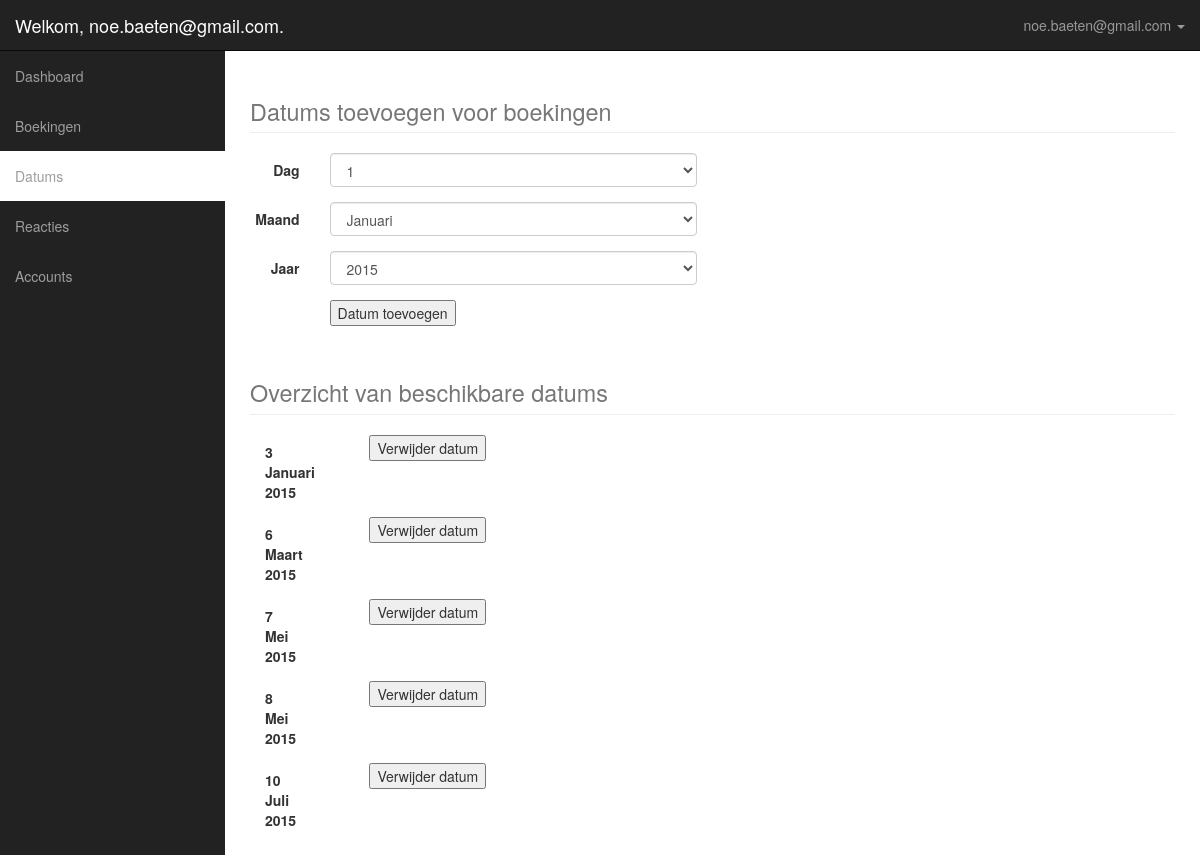
Page /adminDatums.php (signed in) on the committed database.
### tables this page shows
CREATE TABLE `tbldatums` (
`datumID` int(11) NOT NULL,
  `datumDag` varchar(250) NOT NULL,
  `datumMaand` varchar(250) NOT NULL,
  `datumJaar` varchar(250) NOT NULL
);

### classes/Datum.class.php (called while the page is built, shortened)
<?php
	class Datum
	{
		public function ShowDate()
		{
			$conn = Db::getInstance();
			$allDates = $conn->query("SELECT * FROM tbldatums");
			return $allDates;
		}
	}
?>

### adminDatums.php (the view, shortened to what this page needs)
<?php
	include_once("classes/Datum.class.php");
	$d = new Datum();
	$allDate = $d->ShowDate();
?>
<html>
<head>
    <link href="css/bootstrap.min.css" rel="stylesheet">
    <link href="css/sb-admin.css" rel="stylesheet">
</head>
<body>
	<div id="wrapper">
        <nav class="navbar navbar-inverse navbar-fixed-top" role="navigation">
            <div class="navbar-header">
                <a class="navbar-brand" href="index.html">Welkom, <?php echo $_SESSION["email"];?>.</a>
            </div>
            <ul class="nav navbar-right top-nav">
                <li class="dropdown">
                    <a href="#" class="dropdown-toggle" data-toggle="dropdown"><i class="fa fa-user"></i> <?php echo $_SESSION["email"] . " ";?> <b class="caret"></b></a>
                </li>
            </ul>
            <div class="collapse navbar-collapse navbar-ex1-collapse">
                <ul class="nav navbar-nav side-nav">
                    <li>
                        <a href="admindashboard.php"><i class="fa fa-fw fa-dashboard"></i> Dashboard</a>
                    </li>
                    <li>
                        <a href="adminboekingen.php"><i class="fa fa-fw fa-bar-chart-o"></i> Boekingen</a>
                    </li>
                    <li class="selected">
                        <a href="admindatums.php"><i class="fa fa-fw fa-edit"></i> Datums</a>
                    </li>
                    <li>
                        <a href="adminreacties.php"><i class="fa fa-fw fa-desktop"></i> Reacties</a>
                    </li>
                    <li>
                        <a href="adminaccounts.php"><i class="fa fa-fw fa-table active"></i> Accounts</a>
                    </li>
                </ul>
            </div>
        </nav>
        <div id="page-wrapper">
            <div class="container-fluid">
                <div class="row">
                    <div class="col-lg-12">
                        <h1 class="page-header">
                            <small> Datums toevoegen voor boekingen</small>
                        </h1>
                    </div>
                </div>
                <div class="row">
                	<div class="col-sm-6">
                		<form method="post" action="" class="form-horizontal">
                			<div class="form-group">
						    	<label for="dag" class="col-sm-2 control-label">Dag</label>
						    	<div class="col-sm-10">
						      		<select name="dag" id="dag" class="form-control">
										<option value="1">1</option>
									</select>
						    	</div>
						  	</div>
						  	<div class="form-group">
						    	<label for="maand" class="col-sm-2 control-label">Maand</label>
						    	<div class="col-sm-10">
						      		<select name="maand" id="maand" class="form-control">
										<option value="Januari">Januari</option>
									</select>
						    	</div>
						  	</div>
						  	<div class="form-group">
						    	<label for="jaar" class="col-sm-2 control-label">Jaar</label>
						    	<div class="col-sm-10">
						      		<select name="jaar" id="jaar" class="form-control">
							  			<option value="2015">2015</option>
									</select>
						    	</div>
						  	</div>
						  	<div class="form-group">
						    	<div class="col-sm-offset-2 col-sm-10">
						      		<input class="submit" type="submit" id="btnSubmit" value="Datum toevoegen" name='FormCreate' />
						    	</div>
						 	</div>
                		</form>
                	</div>
                </div>
                <h1 class="page-header">
                    <small>Overzicht van beschikbare datums</small>
                </h1>
                <div class="row">
                	<div class="col-sm-6">
						<?php
							while($date = $allDate->fetch(PDO::FETCH_ASSOC))
							{
								echo "<form method='post' class='form-horizontal'>";
									echo "<div class='form-group'>";
										echo "<div class='col-sm-3'>";
											echo "<label for='username' class='col-sm-2 control-label'>". $date["datumDag"] . " " . $date["datumMaand"] . " " . $date["datumJaar"] . "</label>";
										echo "</div>";
										echo "<div class='col-sm-6'>";
											echo "<input type='hidden' name='dateID' value='".$date['datumID']."'><input type='submit' class='submit' name='FormDel' value='Verwijder datum'><br /><br />";
										echo "</div>";
									echo "</div>";
								echo "</form>";
							}
						?>
                	</div>
                </div>
            </div>
        </div>
	</div>
</body>
</html>

### css/sb-admin.css (style rules this page uses)
body { margin-top: 100px; background-color: #222; }
@media (min-width:768px) { body { margin-top: 50px; } }
#wrapper { padding-left: 0; }
#page-wrapper { width: 100%; padding: 0; background-color: #fff; }
@media (min-width:768px) { #wrapper { padding-left: 225px; } }
@media (min-width:768px) { #page-wrapper { padding: 10px; } }
.top-nav { padding: 0 15px; }
.top-nav>li { display: inline-block; float: left; }
.top-nav>li>a { padding-top: 15px; padding-bottom: 15px; line-height: 20px; color: #999; }
@media (min-width:768px) { .side-nav { position: fixed; top: 51px; left: 225px; width: 225px; margin-left: -225px; border: none; border-radius: 0; overflow-y: auto; background-color: #222; bottom: 0; overflow-x: hidden; padding-bottom: 40px; } }
@media (min-width:768px) { .side-nav>li>a { width: 225px; } }
@media (min-width:768px) { .side-nav li.selected { background-color: #FFF !important; color: #000 !important; } }

### rows in the picture
tbldatums: datumDag "3", datumMaand "Januari", datumJaar "2015"
tbldatums: datumDag "6", datumMaand "Maart", datumJaar "2015"
tbldatums: datumDag "7", datumMaand "Mei", datumJaar "2015"
tbldatums: datumDag "8", datumMaand "Mei", datumJaar "2015"
tbldatums: datumDag "10", datumMaand "Juli", datumJaar "2015"

### other values in the picture
$_SESSION["email"] "noe.baeten@gmail.com"
